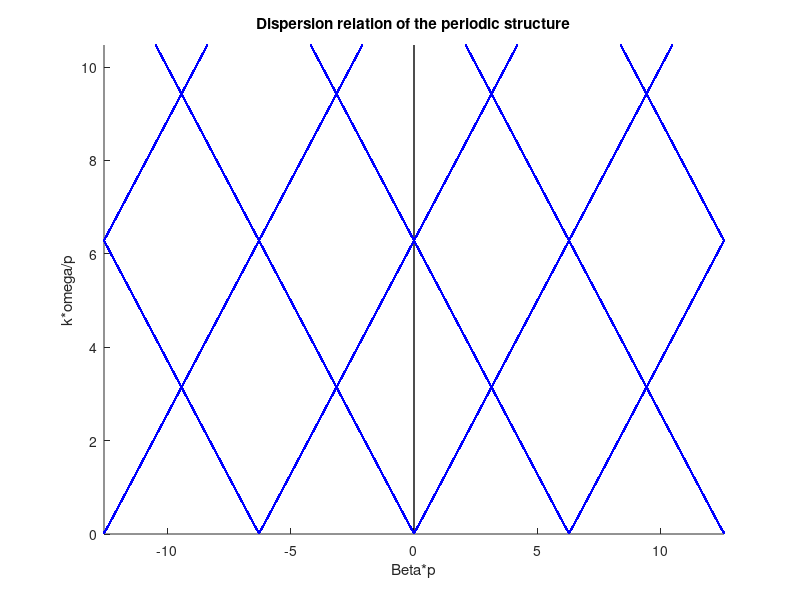

The MATLAB source for this figure:
%%计算空间周期结构的特性

%初始化
clear
clc
close all

%扫频范围
Omega = 2 * pi * 5e10;
omega = 0:Omega / 10000:Omega;

%矩形波导参量
a = 1000 * 1e-3; %矩形波导的长度
b = 5.08 * 1e-3; %矩形波导的宽度
h = 0.001 * 1e-3; %膜片高度
p = 10 * 1e-3; %膜片间距

c = 3e8; %真空光速
k0 = omega / c; %真空波数

Beta10 = sqrt(k0 .^ 2 - (pi / a) ^ 2); %TE10模相位常数

B = 4 * b * Beta10 * log(sec((pi * h) / (2 * b))) / pi; %膜片的归一化导纳

Beta = zeros(length(omega), 4); %周期结构的相位常数

for i = 1:length(omega)

    if imag(Beta10(i)) ~= 0
        continue
    else
        solution0 = acos(cos(Beta10(i) * p) - B(i) * sin(Beta10(i) * p) / 2);

        if isreal(solution0)
            solutions = [];

            for j = 0:3 % 因为周期是2π，所以4π内有2个完整的周期
                solutions = [solutions solution0 + 2 * pi * j];
                solutions = [solutions -solution0 + 2 * pi * (j + 1)];
            end

            ValidSolutions = solutions(-4 * pi <= solutions & solutions <= 4 * pi);
            Beta(i, 1:length(ValidSolutions)) = ValidSolutions;
        end

    end

end

%%fig3.33(b)
k = omega' * p / c;
idx = Beta(:, 1) ~= 0;
Beta = reshape(Beta(Beta(:) ~= 0), [], 4);
k = k(idx);

if length(k) < length(Beta)
    Delta = length(Beta) - length(k);
    Beta(end - Delta + 1:end, :) = [];
end

h1 = figure;
hold on
plot([0 0], [0 k(end)], 'LineWidth', 1, 'Color', 'k')
plot(Beta, k, 'b.')
plot(-Beta, k, 'b.')
xlim([-4 * pi, 4 * pi])
ylim([0, k(end)])
xlabel('Beta*p')
ylabel('k*omega/p')
title('Dispersion relation of the periodic structure')
